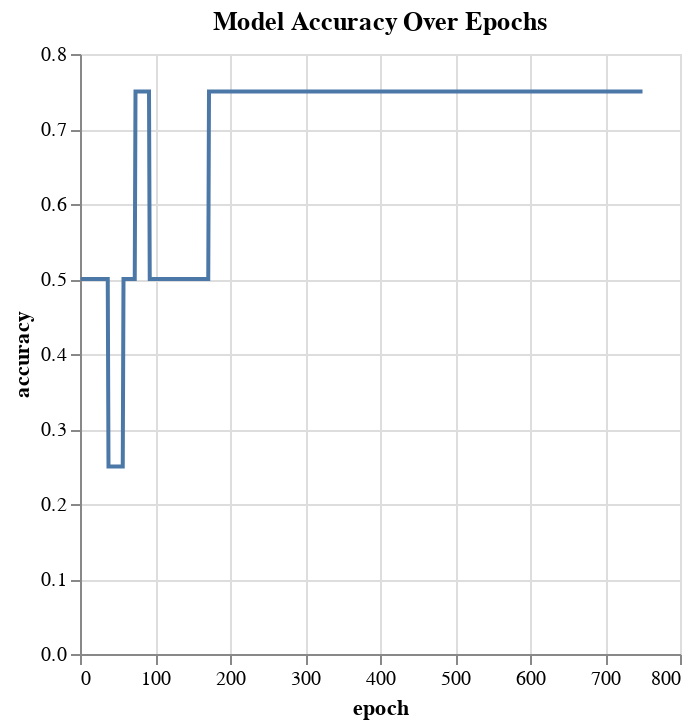

The code cell stored with this chart in its notebook:
### Code cell
# Get accuracy history
accuracy_history = history.history['binary_accuracy']

# Create DataFrame for accuracy
df_acc = pd.DataFrame({
    "accuracy": accuracy_history,
    "epoch": np.arange(1, len(accuracy_history) + 1)
})

# Plot accuracy over epochs
alt.Chart(df_acc).mark_line().encode(
    x="epoch",
    y="accuracy"
).properties(
    title='Model Accuracy Over Epochs'
)

### Figure 1 — Vega-Lite specification as saved in the notebook (floating-point values rounded to 4 significant figures; data arrays with more than 128 entries replaced by an {"elided": "..."} marker saying what was removed)
{"config": {"view": {"continuousWidth": 300, "continuousHeight": 300}}, "data": {"name": "data-e5fcfc362d2e1b3cf6fc8178b62384d0"}, "mark": {"type": "line"}, "encoding": {"x": {"field": "epoch", "type": "quantitative"}, "y": {"field": "accuracy", "type": "quantitative"}}, "title": "Model Accuracy Over Epochs", "$schema": "https://vega.github.io/schema/vega-lite/v5.20.1.json", "datasets": {"data-e5fcfc362d2e1b3cf6fc8178b62384d0": {"elided": "750 records"}}}
